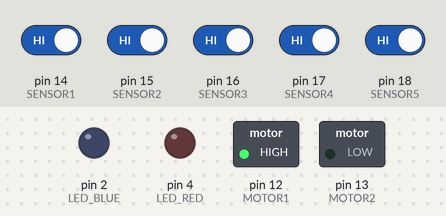
This sketch was run on a simulated Arduino Uno, built with avr-gcc and run on an emulated ATmega328P. Shown: switched loads named in the sketch (green lamp = pin HIGH), output pins drawn as LEDs (lit = HIGH). Inputs (shaded band) come from the test bench; at power-on: pin 14 (SENSOR1), pin 15 (SENSOR2), pin 16 (SENSOR3), pin 17 (SENSOR4), pin 18 (SENSOR5) HIGH.

Above: at 1.2 s.
1.3 s: pin 14 (SENSOR1) driven LOW
At 1.8 s:
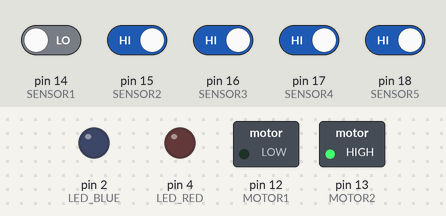
2.8 s: pin 16 (SENSOR3) driven LOW
At 4.0 s:
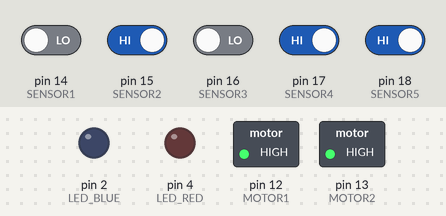
4.3 s: pin 16 (SENSOR3) driven HIGH
At 5.2 s:
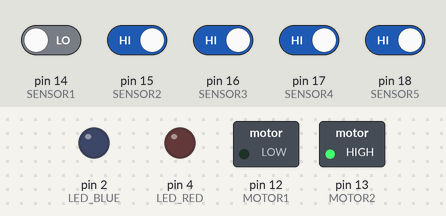
5.8 s: pin 17 (SENSOR4) driven LOW
At 6.4 s:
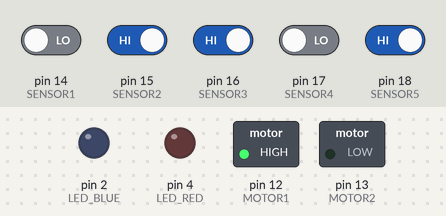
Timing chart, 0 to 8.3 s (numbered marks = the images above; inputs shaded):
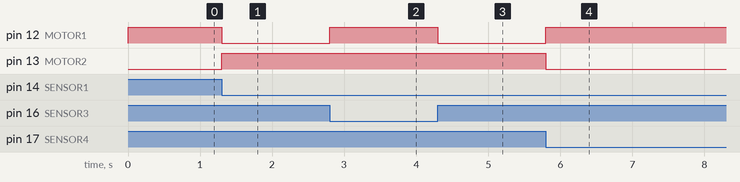

The sketch:

7_second_code.ino
```cpp
#define MOTOR1 12
#define MOTOR2 13

#define SENSOR1 14
#define SENSOR2 15
#define SENSOR3 16
#define SENSOR4 17
#define SENSOR5 18

#define LED_BLUE 2
#define LED_RED 4

#define H 230

// Proportional Effort
#define M  H
#define A  H * 0.95
#define MI H * 0.60
#define I  H * 0.30
#define FI H * 0.20
#define F  H * 0.10

#define kd 0.0008
//#define ki 0.5


// left = 1, right = 0
static bool direction = NULL;

static int integralEffort_L = 0;
static int integralEffort_R = 0;

static int count = 0;


void setup() {
  // put your setup code here, to run once:
  // Motor Initialisation
  pinMode(MOTOR1, OUTPUT);
  pinMode(MOTOR2, OUTPUT);

  // Sensor Initialisation
  pinMode(SENSOR1, INPUT);
  pinMode(SENSOR2, INPUT);
  pinMode(SENSOR3, INPUT);
  pinMode(SENSOR4, INPUT);
  pinMode(SENSOR5, INPUT);

  // LED Initialisation
  pinMode(LED_BLUE, OUTPUT);
  pinMode(LED_RED, OUTPUT);

//  Serial.begin(9600);

  //delay(3000);
}

//void popo(void) {
//  if (count < 50,000) {
//    digitalWrite(LED_BLUE, LOW);
//    digitalWrite(LED_RED, HIGH);
//  } else if (count > 100000) {
//    count = 0;
//  } else {
//    digitalWrite(LED_BLUE, HIGH);
//    digitalWrite(LED_RED, LOW);
//  }
//}


void loop(void) {
  // Motor Driving
//----------------------------------
//  popo();
//  count++;

  int s1 = !digitalRead(SENSOR1);
  int s2 = !digitalRead(SENSOR2);
  int s3 = !digitalRead(SENSOR3);
  int s4 = !digitalRead(SENSOR4);
  int s5 = !digitalRead(SENSOR5);

  int effortLeft;
  int effortRight;

  int effortLeft_d;
  int effortRight_d;

  int startTime = millis();

  if (s1 && s2 && s3) {
    // all left
    effortLeft = A;
    effortRight = M;
  } else if (s3 && s4 && s5) {
    // all right
    effortLeft = M;
    effortRight = A;
  } else if (s2 && s3) {
    // middle and inner left
    effortLeft = MI;
    effortRight = M;
  } else if (s3 && s4) {
    // middle and inner right
    effortLeft = M;
    effortRight = MI;
  } else if (s1 && s2) {
    // inner left and far left
    effortLeft = FI;
    effortRight = M;
    direction = 0;
  } else if (s4 && s5) {
    // inner right and far right
    effortLeft = M;
    effortRight = FI;
    direction = 0;
  } else if (s3) {
    // middle only
    effortLeft = M;
    effortRight = M;
  } else if (s2) {
    // inner left only
    effortLeft = I;
    effortRight = M;
    direction = 1;
  } else if (s4) {
    // inner right only
    effortLeft = M;
    effortRight = I;
    direction = 0;
  } else if (s1) {
    // far left only
    effortLeft = F;
    effortRight = M;
    direction = 1;
  } else if (s5) {
    // far right only
    startTime = millis();
    effortLeft = M;
    effortRight = F;
    direction = 0;
  } else {
    // No line detection
    if (direction) {
      effortLeft = 20;
      effortRight = M;
    } else if (!direction) {
      effortLeft = M;
      effortRight = 20;
    }
  }
  int endTime = millis();

  int timeElapsed = (endTime - startTime);

  //derivative control
  if (effortLeft == M || effortRight == M) {
    effortLeft_d = (effortLeft / timeElapsed) * kd;
    effortRight_d = (effortRight / timeElapsed) * kd;
  } else {
    effortLeft_d = 0;
    effortRight_d = 0;
  }

  // Driving the motors
  analogWrite(MOTOR1, effortLeft + effortLeft_d);
  analogWrite(MOTOR2, effortRight + effortRight_d);
}
```

Measured:
- after the input at 1.3 s, pin 12 (MOTOR1): HIGH → LOW at once; pin 13 (MOTOR2): LOW → HIGH at once
- after the input at 2.8 s, pin 12 (MOTOR1): LOW → HIGH at once
- after the input at 4.3 s, pin 12 (MOTOR1): HIGH → LOW at once
- after the input at 5.8 s, pin 12 (MOTOR1): LOW → HIGH at once; pin 13 (MOTOR2): HIGH → LOW at once
